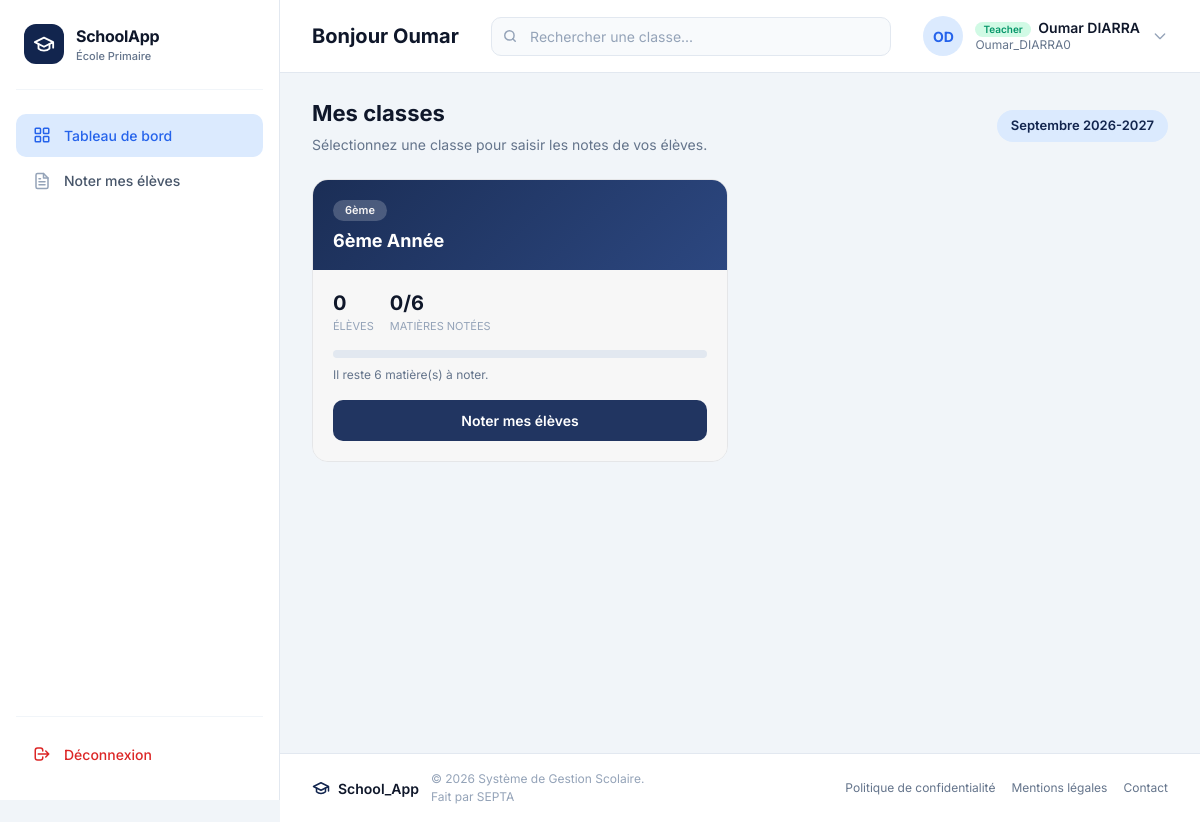
/teacher/ (signed in), run on the app's committed database.
### classes/models.py (models this page shows, shortened)
class Classe(models.Model):
    nom = models.CharField(max_length=30, null=False)
    niveau = models.IntegerField()
    enseignant = models.ForeignKey(
        User,
        on_delete=models.SET_NULL,
        null=True,
        blank=True,
        related_name="classes",
        limit_choices_to={"groups__name": "Teacher"},
    )

### accounts/views.py (the view)
# urls.py: path("teacher/", views.teacher_dashboard, name="teacher_dashboard"),
def teacher_dashboard(request):
    if request.user.is_staff:
        return redirect("accounts:admin_dashboard")
    from bulletins.models import Note
    from bulletins.utils import mois_courant, mois_label, ANNEE_SCOLAIRE_DEFAUT
    classes = Classe.objects.filter(enseignant=request.user).order_by("-niveau", "nom")
    mois = mois_courant()
    annee_scolaire = ANNEE_SCOLAIRE_DEFAUT
    classes_info = []
    for classe in classes:
        total_eleves = classe.students.count()
        matieres = classe.matieres.all()
        total_matieres = matieres.count()
        matieres_completes = 0
        for matiere in matieres:
            notes_count = Note.objects.filter(
                matiere=matiere,
                mois=mois,
                annee_scolaire=annee_scolaire,
                student__classroom=classe,
            ).count()
            if total_eleves and notes_count == total_eleves:
                matieres_completes += 1
        classes_info.append({
            "classe": classe,
            "total_eleves": total_eleves,
            "total_matieres": total_matieres,
            "matieres_completes": matieres_completes,
            "matieres_restantes": total_matieres - matieres_completes,
        })
    context = {
        "classes_info": classes_info,
        "mois": mois,
        "mois_label": mois_label(mois),
        "annee_scolaire": annee_scolaire,
    }
    return render(request, "accounts/teacher_dashboard.html", context)

### accounts/templates/accounts/teacher_dashboard.html (shortened to what this page needs)
{% extends 'base.html' %}
{% load static %}
{% block page_title %}Bonjour {{ user.first_name|default:user.username }}{% endblock %}
{% block search_placeholder %}Rechercher une classe...{% endblock %}
{% block nav_accueil %}active{% endblock %}
{% block content %}
<div class="page-header">
  <div class="page-header-text">
    <h2>Mes classes</h2>
    <p>Sélectionnez une classe pour saisir les notes de vos élèves.</p>
  </div>
  <span class="period-pill">{{ mois_label }} {{ annee_scolaire }}</span>
</div>
{% if classes_info %}
<div class="classes-grid">
  {% for info in classes_info %}
  <article class="class-card">
    <div class="card-header">
      <span class="card-badge">
        {% if info.classe.niveau == 1 %}1er{% else %}{{ info.classe.niveau }}ème{% endif %}
      </span>
      <h3 class="card-title">{{ info.classe.nom }}</h3>
    </div>
    <div class="card-body">
      <div class="card-stats">
        <div>
          <div class="card-stat-value">{{ info.total_eleves }}</div>
          <div class="card-stat-label">Élèves</div>
        </div>
        <div>
          <div class="card-stat-value">{{ info.matieres_completes }}/{{ info.total_matieres }}</div>
          <div class="card-stat-label">Matières notées</div>
        </div>
      </div>
      {% if info.total_matieres %}
      <div class="progress-bar-wrap">
      </div>
      <p class="progress-label">
        {% if info.matieres_completes == info.total_matieres %}
          Toutes les matières sont notées pour ce mois.
        {% else %}
          Il reste {{ info.matieres_restantes }} matière(s) à noter.
        {% endif %}
      </p>
      {% endif %}
      <a href="{% url 'bulletin:notes_classe' info.classe.pk mois %}" class="btn btn-primary">
        Noter mes élèves
      </a>
    </div>
  </article>
  {% endfor %}
</div>
{% else %}
<div class="empty-state">
  <h3>Aucune classe assignée</h3>
  <p>Contactez l'administrateur pour qu'il vous attribue une classe.</p>
</div>
{% endif %}
{% endblock %}

### classes/templates/base.html (shortened to what this page needs)
{% load static %}
<!DOCTYPE html>
<html lang="fr">
<head>
  <link rel="stylesheet" href="https://cdnjs.cloudflare.com/ajax/libs/font-awesome/6.5.2/css/all.min.css" />
  <script src="https://cdn.tailwindcss.com"></script>
</head>
<body>
<div class="app-layout">
  <aside class="sidebar" id="sidebar" role="navigation" aria-label="Menu principal">
    <div class="sidebar-brand">
      <div class="brand-icon" aria-hidden="true">
        <svg xmlns="http://www.w3.org/2000/svg" width="20" height="20" viewBox="0 0 24 24"
             fill="none" stroke="white" stroke-width="2" stroke-linecap="round" stroke-linejoin="round">
          <path d="M22 10v6M2 10l10-5 10 5-10 5z"/>
          <path d="M6 12v5c3 3 9 3 12 0v-5"/>
        </svg>
      </div>
      <div class="brand-text">
        <span class="brand-name">SchoolApp</span>
        <span class="brand-sub">École Primaire</span>
      </div>
    </div>
    <nav class="sidebar-nav">
      <a href="{% url 'accounts:dashboard' %}" class="nav-item {% block nav_accueil %}{% endblock %}">
        <span class="nav-icon" aria-hidden="true">
        </span>
        <span>Tableau de bord</span>
      </a>
      {% if user.is_staff %}
      <a href="{% url 'students:list' %}" class="nav-item {% block nav_eleves %}{% endblock %}">
        <span class="nav-icon" aria-hidden="true">
          <svg xmlns="http://www.w3.org/2000/svg" width="16" height="16" viewBox="0 0 24 24"
               fill="none" stroke="currentColor" stroke-width="2" stroke-linecap="round" stroke-linejoin="round">
            <path d="M17 21v-2a4 4 0 0 0-4-4H5a4 4 0 0 0-4 4v2"/>
            <circle cx="9" cy="7" r="4"/>
            <path d="M23 21v-2a4 4 0 0 0-3-3.87"/>
            <path d="M16 3.13a4 4 0 0 1 0 7.75"/>
          </svg>
        </span>
        <span>Élèves</span>
      </a>
      <a href="{% url 'classes:list' %}" class="nav-item {% block nav_classes %}{% endblock %}">
        <span class="nav-icon" aria-hidden="true">
          <svg xmlns="http://www.w3.org/2000/svg" width="16" height="16" viewBox="0 0 24 24"
               fill="none" stroke="currentColor" stroke-width="2" stroke-linecap="round" stroke-linejoin="round">
            <path d="M20 21v-2a4 4 0 0 0-4-4H8a4 4 0 0 0-4 4v2"/>
            <circle cx="12" cy="7" r="4"/>
          </svg>
        </span>
        <span>Classes</span>
      </a>
      <a href="{% url 'matieres:list' %}" class="nav-item {% block nav_matieres %}{% endblock %}">
        <span class="nav-icon" aria-hidden="true">
          <svg xmlns="http://www.w3.org/2000/svg" width="16" height="16" viewBox="0 0 24 24"
               fill="none" stroke="currentColor" stroke-width="2" stroke-linecap="round" stroke-linejoin="round">
            <path d="M4 19.5A2.5 2.5 0 0 1 6.5 17H20"/>
            <path d="M6.5 2H20v20H6.5A2.5 2.5 0 0 1 4 19.5v-15A2.5 2.5 0 0 1 6.5 2z"/>
          </svg>
        </span>
        <span>Matières</span>
      </a>
      <a href="{% url 'accounts:teacher_list' %}" class="nav-item {% block nav_enseignants %}{% endblock %}">
        <span class="nav-icon" aria-hidden="true">
          <svg xmlns="http://www.w3.org/2000/svg" width="16" height="16" viewBox="0 0 24 24"
               fill="none" stroke="currentColor" stroke-width="2" stroke-linecap="round" stroke-linejoin="round">
            <rect width="18" height="18" x="3" y="4" rx="2"/>
            <line x1="16" x2="16" y1="2" y2="6"/>
            <line x1="8"  x2="8"  y1="2" y2="6"/>
            <line x1="3"  x2="21" y1="10" y2="10"/>
          </svg>
        </span>
        <span>Enseignants</span>
      </a>
      <a href="{% url 'bulletin:liste' %}" class="nav-item {% block nav_bulletins %}{% endblock %}">
        <span class="nav-icon" aria-hidden="true">
          <svg xmlns="http://www.w3.org/2000/svg" width="16" height="16" viewBox="0 0 24 24"
               fill="none" stroke="currentColor" stroke-width="2" stroke-linecap="round" stroke-linejoin="round">
            <path d="M14 2H6a2 2 0 0 0-2 2v16a2 2 0 0 0 2 2h12a2 2 0 0 0 2-2V8z"/>
            <polyline points="14 2 14 8 20 8"/>
            <line x1="16" x2="8" y1="13" y2="13"/>
            <line x1="16" x2="8" y1="17" y2="17"/>
            <polyline points="10 9 9 9 8 9"/>
          </svg>
        </span>
        <span>Bulletins</span>
      </a>
      <a href="{% url 'notifications:composer' %}" class="nav-item {% block nav_notifications %}{% endblock %}">
        <span class="nav-icon" aria-hidden="true">
          <svg xmlns="http://www.w3.org/2000/svg" width="16" height="16" viewBox="0 0 24 24"
               fill="none" stroke="currentColor" stroke-width="2" stroke-linecap="round" stroke-linejoin="round">
            <path d="M18 8A6 6 0 0 0 6 8c0 7-3 9-3 9h18s-3-2-3-9"/>
            <path d="M13.73 21a2 2 0 0 1-3.46 0"/>
          </svg>
        </span>
        <span>Notifications</span>
      </a>
      {% else %}
      <a href="{% url 'accounts:teacher_dashboard' %}" class="nav-item {% block nav_bulletins_prof %}{% endblock %}">
        <span class="nav-icon" aria-hidden="true">
        </span>
        <span>Noter mes élèves</span>
      </a>
      {% endif %}
    </nav>
    <div class="sidebar-footer">
      <form action="{% url 'accounts:logout' %}" method="POST" style="display: inline;">
        <button type="submit" class="nav-item logout-btn" style="width: 100%; border: none; background: none; cursor: pointer; font-family: 'Inter', sans-serif; font-size: 14px; font-weight: 500; display: flex; align-items: center; gap: 12px; padding: 0.7rem 1rem; border-radius: 10px; transition: all 0.2s ease; color: #dc2626;">
          <span class="nav-icon" aria-hidden="true">
            <svg xmlns="http://www.w3.org/2000/svg" width="16" height="16" viewBox="0 0 24 24" fill="none" stroke="currentColor" stroke-width="2" stroke-linecap="round" stroke-linejoin="round">
              <path d="M17 16l4-4m0 0l-4-4m4 4H7m6 4v1a3 3 0 01-3 3H6a3 3 0 01-3-3V7a3 3 0 013-3h4a3 3 0 013 3v1"/>
            </svg>
          </span>
          <span>Déconnexion</span>
        </button>
      </form>
    </div>
  </aside>
  <div class="main-area">
    <header class="topbar">
      <h1 class="topbar-title">{% block page_title %}Portail Scolaire{% endblock %}</h1>
      <div class="search-wrapper">
        <span class="search-icon" aria-hidden="true">
          <svg xmlns="http://www.w3.org/2000/svg" width="14" height="14" viewBox="0 0 24 24"
               fill="none" stroke="currentColor" stroke-width="2.5" stroke-linecap="round" stroke-linejoin="round">
            <circle cx="11" cy="11" r="8"/>
            <path d="m21 21-4.35-4.35"/>
          </svg>
        </span>
        <input type="search" class="search-input" id="searchInput"
               placeholder="{% block search_placeholder %}Rechercher...{% endblock %}"
               aria-label="Rechercher" />
      </div>
      <div class="user-info">
        <div class="user-avatar" aria-hidden="true">
          {% if user.is_authenticated %}
            {% if user.first_name and user.last_name %}
              {{ user.first_name|first|upper }}{{ user.last_name|first|upper }}
            {% else %}
              {{ user.username|slice:":2"|upper }}
            {% endif %}
          {% else %}
            GU
          {% endif %}
        </div>
        <div class="user-details">
          <span class="user-name">
            {% if user.is_authenticated %}
              {% if user.is_staff %}
                <span class="role-badge admin">Admin</span>
              {% elif user.groups.all %}
                {% for group in user.groups.all %}
                  <span class="role-badge teacher">{{ group.name }}</span>
                {% endfor %}
              {% else %}
                <span class="role-badge student">Élève</span>
              {% endif %}
              {{ user.get_full_name|default:user.username }}
            {% else %}
              <span class="role-badge guest">Invité</span>
            {% endif %}
          </span>
          <span class="user-email">
            {% if user.is_authenticated %}
              {{ user.email|default:user.username }}
            {% else %}
              non connecté
            {% endif %}
          </span>
        </div>
        <svg width="16" height="16" viewBox="0 0 24 24" fill="none" stroke="currentColor" stroke-width="2" stroke-linecap="round" stroke-linejoin="round" style="color: #94a3b8;">
          <path d="M19 9l-7 7-7-7"/>
        </svg>
      </div>
    </header>
    <main class="main-content" id="mainContent">
      {% block content %}{% endblock %}
    </main>
    <footer class="app-footer">
      <div class="footer-left">
        <div class="footer-brand">
          <svg xmlns="http://www.w3.org/2000/svg" width="16" height="16" viewBox="0 0 24 24"
               fill="none" stroke="currentColor" stroke-width="2" stroke-linecap="round" stroke-linejoin="round">
            <path d="M22 10v6M2 10l10-5 10 5-10 5z"/>
            <path d="M6 12v5c3 3 9 3 12 0v-5"/>
          </svg>
          <span class="footer-name">School_App</span>
        </div>
        <p class="footer-copy">© 2026 Système de Gestion Scolaire.<br>Fait par SEPTA</p>
      </div>
      <nav class="footer-links" aria-label="Liens utiles">
        <a href="#">Politique de confidentialité</a>
        <a href="#">Mentions légales</a>
        <a href="#">Contact</a>
      </nav>
    </footer>
  </div>
</div>
</body>
</html>

### data on the page
Classe: classe.niveau "6", classe.nom "6ème Année", total_eleves "0", matieres_completes "0", total_matieres "6", matieres_restantes "6"

### other printed values
{{ user.first_name|default:user.username }} "Oumar"
{{ user.first_name|first|upper }} "O"
{{ user.last_name|first|upper }} "D"
{{ group.name }} "Teacher"
{{ user.get_full_name|default:user.username }} "Oumar DIARRA"
{{ user.email|default:user.username }} "Oumar_DIARRA0"
{{ mois_label }} "Septembre"
{{ annee_scolaire }} "2026-2027"
